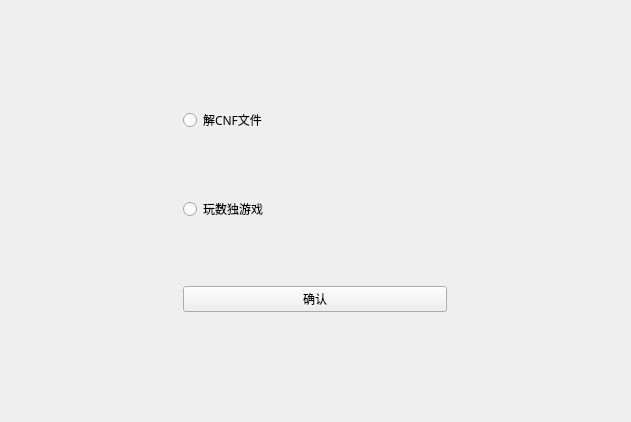
<?xml version="1.0" encoding="UTF-8"?>
<ui version="4.0">
 <class>Widget</class>
 <widget class="QWidget" name="Widget">
  <property name="enabled">
   <bool>true</bool>
  </property>
  <property name="geometry">
   <rect>
    <x>0</x>
    <y>0</y>
    <width>631</width>
    <height>418</height>
   </rect>
  </property>
  <property name="windowTitle">
   <string>Widget</string>
  </property>
  <layout class="QHBoxLayout" name="horizontalLayout_3">
   <item>
    <widget class="QWidget" name="widget_3" native="true">
     <property name="enabled">
      <bool>true</bool>
     </property>
     <property name="minimumSize">
      <size>
       <width>600</width>
       <height>400</height>
      </size>
     </property>
     <property name="maximumSize">
      <size>
       <width>600</width>
       <height>400</height>
      </size>
     </property>
     <layout class="QHBoxLayout" name="horizontalLayout">
      <item>
       <spacer name="horizontalSpacer">
        <property name="orientation">
         <enum>Qt::Horizontal</enum>
        </property>
        <property name="sizeType">
         <enum>QSizePolicy::Fixed</enum>
        </property>
        <property name="sizeHint" stdset="0">
         <size>
          <width>90</width>
          <height>20</height>
         </size>
        </property>
       </spacer>
      </item>
      <item>
       <spacer name="horizontalSpacer_3">
        <property name="orientation">
         <enum>Qt::Horizontal</enum>
        </property>
        <property name="sizeType">
         <enum>QSizePolicy::Fixed</enum>
        </property>
        <property name="sizeHint" stdset="0">
         <size>
          <width>60</width>
          <height>20</height>
         </size>
        </property>
       </spacer>
      </item>
      <item>
       <widget class="QWidget" name="widget" native="true">
        <layout class="QVBoxLayout" name="verticalLayout">
         <item>
          <spacer name="verticalSpacer">
           <property name="orientation">
            <enum>Qt::Vertical</enum>
           </property>
           <property name="sizeType">
            <enum>QSizePolicy::Fixed</enum>
           </property>
           <property name="sizeHint" stdset="0">
            <size>
             <width>20</width>
             <height>20</height>
            </size>
           </property>
          </spacer>
         </item>
         <item>
          <widget class="QRadioButton" name="cnfBtn">
           <property name="font">
            <font>
             <family>Adobe 仿宋 Std R</family>
            </font>
           </property>
           <property name="text">
            <string>解CNF文件</string>
           </property>
          </widget>
         </item>
         <item>
          <widget class="QRadioButton" name="sudoBtn">
           <property name="font">
            <font>
             <family>Adobe 仿宋 Std R</family>
            </font>
           </property>
           <property name="text">
            <string>玩数独游戏</string>
           </property>
          </widget>
         </item>
         <item>
          <widget class="QPushButton" name="yesBtn">
           <property name="enabled">
            <bool>true</bool>
           </property>
           <property name="font">
            <font>
             <family>Adobe 仿宋 Std R</family>
            </font>
           </property>
           <property name="text">
            <string>确认</string>
           </property>
          </widget>
         </item>
         <item>
          <spacer name="verticalSpacer_2">
           <property name="orientation">
            <enum>Qt::Vertical</enum>
           </property>
           <property name="sizeType">
            <enum>QSizePolicy::Fixed</enum>
           </property>
           <property name="sizeHint" stdset="0">
            <size>
             <width>10</width>
             <height>20</height>
            </size>
           </property>
          </spacer>
         </item>
        </layout>
       </widget>
      </item>
      <item>
       <spacer name="horizontalSpacer_4">
        <property name="orientation">
         <enum>Qt::Horizontal</enum>
        </property>
        <property name="sizeType">
         <enum>QSizePolicy::Fixed</enum>
        </property>
        <property name="sizeHint" stdset="0">
         <size>
          <width>60</width>
          <height>20</height>
         </size>
        </property>
       </spacer>
      </item>
      <item>
       <spacer name="horizontalSpacer_2">
        <property name="orientation">
         <enum>Qt::Horizontal</enum>
        </property>
        <property name="sizeType">
         <enum>QSizePolicy::Fixed</enum>
        </property>
        <property name="sizeHint" stdset="0">
         <size>
          <width>90</width>
          <height>20</height>
         </size>
        </property>
       </spacer>
      </item>
     </layout>
    </widget>
   </item>
  </layout>
 </widget>
 <resources/>
 <connections/>
</ui>
